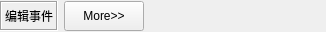
<?xml version="1.0" encoding="UTF-8"?>
<ui version="4.0">
 <class>EventSetting</class>
 <widget class="QWidget" name="EventSetting">
  <property name="geometry">
   <rect>
    <x>0</x>
    <y>0</y>
    <width>326</width>
    <height>32</height>
   </rect>
  </property>
  <property name="windowTitle">
   <string>EventSetting</string>
  </property>
  <layout class="QVBoxLayout" name="verticalLayout">
   <property name="spacing">
    <number>5</number>
   </property>
   <property name="leftMargin">
    <number>0</number>
   </property>
   <property name="topMargin">
    <number>0</number>
   </property>
   <property name="rightMargin">
    <number>0</number>
   </property>
   <property name="bottomMargin">
    <number>0</number>
   </property>
   <item>
    <layout class="QGridLayout" name="gridLayout">
     <item row="0" column="0">
      <widget class="QLabel" name="label_29">
       <property name="minimumSize">
        <size>
         <width>20</width>
         <height>30</height>
        </size>
       </property>
       <property name="frameShape">
        <enum>QFrame::Box</enum>
       </property>
       <property name="frameShadow">
        <enum>QFrame::Sunken</enum>
       </property>
       <property name="text">
        <string>编辑事件</string>
       </property>
      </widget>
     </item>
     <item row="0" column="1">
      <widget class="QPushButton" name="pushButton_more">
       <property name="minimumSize">
        <size>
         <width>0</width>
         <height>30</height>
        </size>
       </property>
       <property name="text">
        <string>More&gt;&gt;</string>
       </property>
      </widget>
     </item>
     <item row="0" column="2">
      <spacer name="horizontalSpacer">
       <property name="orientation">
        <enum>Qt::Horizontal</enum>
       </property>
       <property name="sizeHint" stdset="0">
        <size>
         <width>40</width>
         <height>20</height>
        </size>
       </property>
      </spacer>
     </item>
    </layout>
   </item>
  </layout>
 </widget>
 <layoutdefault spacing="6" margin="11"/>
 <resources/>
 <connections/>
</ui>
